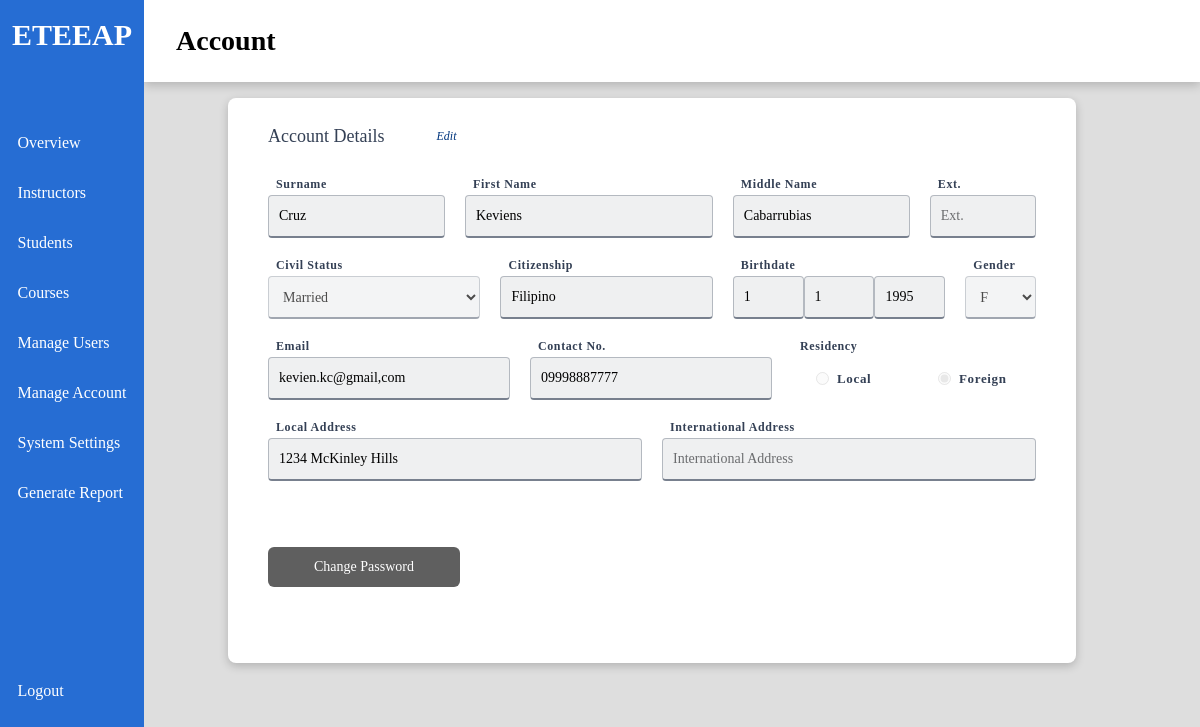
/index/account (signed in), run on an earlier commit of the app's database.
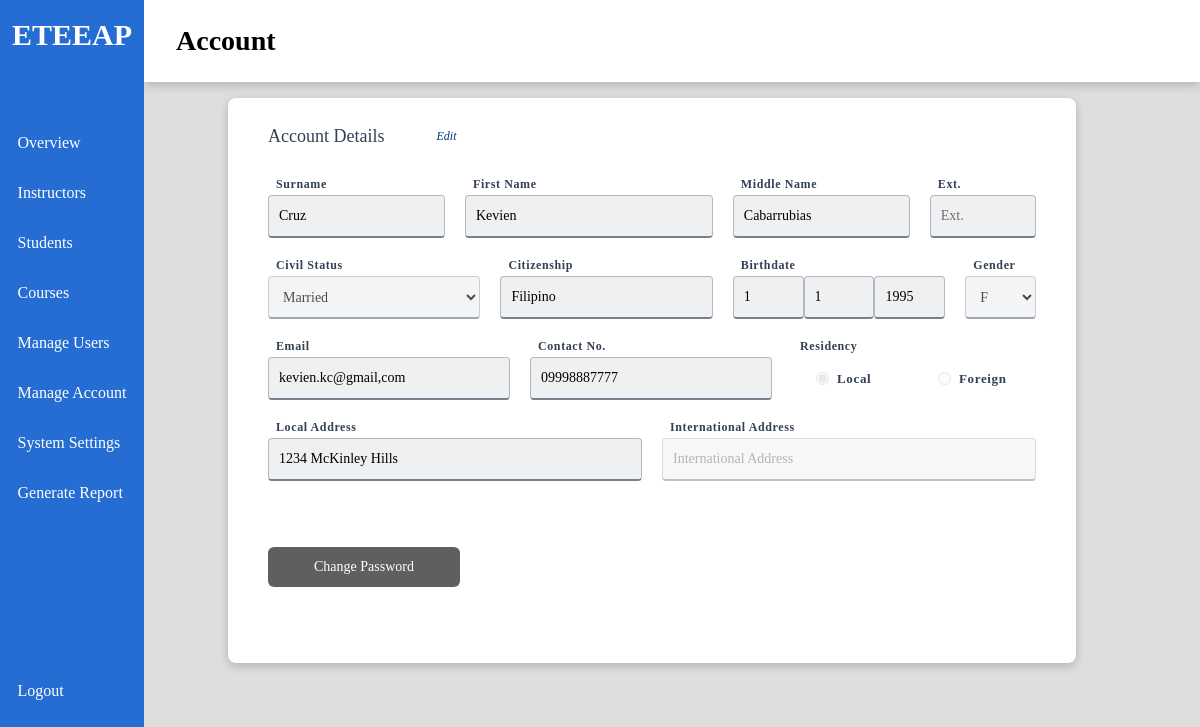
And on a later commit of the database.
### models.py (models this page shows)
class User(db.Model):
    __tablename__ = "users"
    id = db.Column("id", db.Integer, primary_key=True)
    username = db.Column("username", db.String(64), unique=True, nullable=False)
    f_name = db.Column("f_name", db.String(64))
    m_name = db.Column("m_name", db.String(64))
    l_name = db.Column("l_name", db.String(64))
    ext_name = db.Column("ext_name", db.String(5))
    civil_status = db.Column("civil_status", db.Enum('Single', 'Married', 'Legally Separated', 'Widowed'))
    citizenship = db.Column("citizenship", db.String(20))
    birthyear = db.Column("birthyear", db.Integer)
    birthmonth = db.Column("birthmonth", db.Integer)
    birthday = db.Column("birthday", db.Integer)
    gender = db.Column("gender", db.Enum('M', 'F'))
    email = db.Column("email", db.String(64))
    contact_no = db.Column("contact_no", db.String(64))
    residency = db.Column("residency", db.Enum('local', 'foreign'), default='local')
    local_address = db.Column("local_address", db.String(100))
    foreign_address = db.Column("foreign_address", db.String(100))
    password = db.Column("password", db.String(64), nullable=False)
    user_type = db.Column(db.Enum('admin', 'instructor', 'student'), nullable=False)
    ft_login = db.Column("ft_login", db.Boolean, default=True)
    reset_password = db.Column("reset_password", db.Boolean, default=False)

### views.py (the view, shortened to what this page needs)
@views.route('/account', methods=['GET', 'POST'])
def account():
    views = user_views[g.user]
    data = db.get_account_details(session.get('id'))
    account_form = UserAccountForm(data=data)
    pass_form = ChangePasswordForm()
    user_type = session.get('user')
    return render_template('account.html', page="Account", account_form=account_form, pass_form=pass_form, data=data, user_type=user_type, views=views)

### forms.py
class EducationalBackgroundForm(FlaskForm):
    id = HiddenField()
    school = StringField('University')
    degree = StringField('Degree (Write in Full)')
    start_year = IntegerField('Year Started')
    end_year = IntegerField('Year Graduated')
    academic_honors = StringField('Academic Honors')
    submit = SubmitField("Add")
    update = SubmitField("Update")

### db_functions.py (called while the page is built)
def get_account_details(user_id):
    user = User.query.filter_by(id=user_id).first().__dict__
    if user['user_type'] == 'student':
        student = Student.query.filter_by(user=user_id).first().__dict__
        user['tup_id'] = student['tup_id']
    if user['user_type'] == 'instructor':
        instructor = Instructor.query.filter_by(user=user_id).first().__dict__
        college = College.query.filter_by(id=instructor['college']).first().abbr
        user['college'] = college
        user['educational_background'] = get_educational_background(user_id)
    return user

### views.py (called while the page is built)
@views.before_request
def verify_permissions():
    g.user = None
    if 'user' in session:
        g.user = session['user']
    else:
        return redirect('/login')

### templates/account.html (shortened to what the changed rows need)
{% extends "index.html" %}
{% block content %}
<div class="main-row">
    <div class="card full">
        <br>
        <form action="/index/account/change_account_details" method="post">
            <br>
            <div class="form-row">
                <div class="field width-25">
                    {{ account_form.l_name.label() }}
                    {{ account_form.l_name(class="toggle text", value=data.l_name, placeholder="Last Name", readonly=True) }}
                </div>
                <div class="field width-35">
                    {{ account_form.f_name.label() }}
                    {{ account_form.f_name(class="toggle text", value=data.f_name, placeholder="First Name", readonly=True) }}
                </div>
                <div class="field width-25">
                    {{ account_form.m_name.label() }}
                    {{ account_form.m_name(class="toggle text", value=data.m_name, placeholder="Middle Name", readonly=True) }}
                </div>
                <div class="field width-15">
                    {{ account_form.ext_name.label() }}
                    {{ account_form.ext_name(class="toggle text", value=data.ext_name, placeholder="Ext.", readonly=True) }}
                </div>
            </div>
            <div class="form-row">
                <div class="field width-30">
                    {{ account_form.civil_status.label() }}
                    {{ account_form.civil_status(class="toggle text", value=data.civil_status, placeholder="Civil Status", readonly=True) }}
                </div>
                <div class="field width-30">
                    {{ account_form.citizenship.label() }}
                    {{ account_form.citizenship(class="toggle text", value=data.citizenship, placeholder="Citizenship", readonly=True) }}
                </div>
                <div class="field width-30">
                    <label>Birthdate</label>
                    {{ account_form.birthmonth(class="toggle text", value=data.birthmonth, placeholder="MM", readonly=True) }}
                    {{ account_form.birthday(class="toggle text", value=data.birthday, placeholder="DD", readonly=True) }}
                    {{ account_form.birthyear(class="toggle text", value=data.birthyear, placeholder="YY", readonly=True) }}
                </div>
                <div class="field width-10">
                    {{ account_form.gender.label() }}
                    {{ account_form.gender(class="toggle text", value=data.gender, placeholder="Gender", readonly=True) }}
                </div>
            </div>
            <div class="form-row">
                <div class="field width-35">
                    {{ account_form.email.label() }}
                    {{ account_form.email(class="toggle text", value=data.email, placeholder="Email", readonly=True) }}
                </div>
                <div class="field width-35">
                    {{ account_form.contact_no.label() }}
                    {{ account_form.contact_no(class="toggle text", value=data.contact_no, placeholder="Contact No.", readonly=True) }}
                </div>
                <div class="field width-30">
                    {{ account_form.residency(class="toggle radio", value=data.residency, readonly=True) }}
                </div>
            </div>
            <div class="form-row">
                <div class="field width-50">
                    {{ account_form.local_address.label() }}
                    {{ account_form.local_address(class="toggle text", value=data.local_address, placeholder="Local Address", readonly=True) }}
                </div>
                <div class="field width-50">
                    {{ account_form.foreign_address.label() }}
                    {{ account_form.foreign_address(class="toggle text", value=data.foreign_address, placeholder="International Address", readonly=True) }}
                </div>
            </div><br>
        </form><br>
    </div>
</div>
{% endblock %}

What changed in the data, as far as the page shows it:
changed User "Cruz": f_name "Keviens" → "Kevien"; residency "☐ Local ☑ Foreign" → "☑ Local ☐ Foreign"
